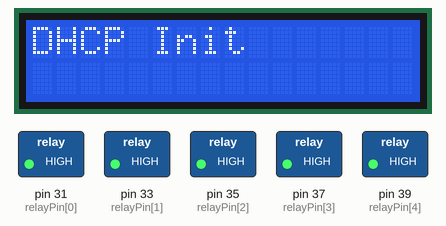
This sketch was run on a simulated Arduino Mega 2560, built with avr-gcc and run on an emulated ATmega2560. Parts: 16×2 character LCD, switched loads named in the sketch (green lamp = pin HIGH). WiFi joins after 1.5 s; servers stay silent unless stated; what the sketch prints to the serial monitor is not drawn.

Above: at 0.1 s.
At 1.6 s:
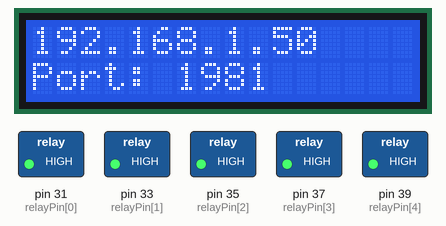

The sketch:

ethernet_tcp_relay.ino
```cpp
#include <SPI.h>
#include <Ethernet.h>
//#include <EthernetUdp.h>
#include <LiquidCrystal.h>

const byte LCD_RS = 48; const byte LCD_E = 49;
const byte LCD_D4 = 44; const byte LCD_D5 = 45;
const byte LCD_D6 = 46; const byte LCD_D7 = 47;

int RELAY_ON = LOW;
int RELAY_OFF = HIGH;
int relayPin[] = {31, 33, 35, 37, 39};
boolean relayState[] = {RELAY_OFF, RELAY_OFF, RELAY_OFF, RELAY_OFF, RELAY_OFF};
const int pinsConnected = 5;
byte mac[] = { 0xEE, 0xAD, 0xBE, 0xEF, 0xFE, 0xED };
IPAddress ip(192, 168, 1, 177);
IPAddress gateway(192,168,1, 1);
IPAddress subnet(255, 255, 0, 0);

unsigned long port = 1981;

char packetBuffer[UDP_TX_PACKET_MAX_SIZE];

EthernetServer server(port);

boolean alreadyConnected = false; // whether or not the client was connected previously

LiquidCrystal lcd(LCD_RS, LCD_E, LCD_D4, LCD_D5, LCD_D6, LCD_D7);

void setup() {
  lcd.begin(16, 2);
  initRelay();
  initDHCPNetwork();
  printNetworkInfo();

  Serial.begin(115200);

  Serial.print("Relay server address:");
  Serial.println(Ethernet.localIP());
}

void printNetworkInfo() {
  lcd.clear();
  lcd.print(Ethernet.localIP()[0], DEC);
  lcd.print(".");
  lcd.print(Ethernet.localIP()[1], DEC);
  lcd.print(".");
  lcd.print(Ethernet.localIP()[2], DEC);
  lcd.print(".");
  lcd.print(Ethernet.localIP()[3], DEC);
  lcd.setCursor(0, 1);
  lcd.print("Port: ");
  lcd.print(port, DEC);
}

void initStaticNetwork() {
  Ethernet.begin(mac, ip, gateway, subnet);
  server.begin();
}

void initDHCPNetwork() {
  lcd.clear();
  lcd.setCursor(0, 0);
  lcd.print("DHCP Init");
  if (Ethernet.begin(mac)==0) {
    lcd.setCursor(0, 0);
    lcd.print("DHCP failure");
    lcd.setCursor(0, 1);
    lcd.print("Cannot obtain IP");
    for(;;) ;
  }
}

void initRelay() {
  lcd.setCursor(0,0);
  lcd.print("Relay Pins Init");
  for (int i=0; i<pinsConnected; i++) {
    pinMode(relayPin[i], OUTPUT);
    digitalWrite(relayPin[i], RELAY_OFF);
  }
}

void loop() {
  // wait for a new client:
  EthernetClient client = server.available();
  // when the client sends the first byte, say hello:
  if (client) {
  if (!alreadyConnected) {
      // clead out the input buffer:
      client.flush();
      Serial.println("We have a new client");
      client.println("Hello, client!");
      alreadyConnected = true;
    }

    if (client.available() > 0) {
      // read the bytes incoming from the client:
      char thisChar = client.read();
      // echo the bytes back to the client:
      server.write(thisChar);
      // echo the bytes to the server as well:
      Serial.write(thisChar);
      int relayInput = thisChar - 49;
      if (relayInput>=0 && relayInput<pinsConnected) {
          boolean state = relayState[relayInput];
          state = !state;
          Serial.print("Setting pin ");
          Serial.print(relayInput, DEC);
          Serial.print(" to ");
          Serial.println(state, BIN);
          relayState[relayInput] = state;
      }
    }

    activateRelays();
  }
}

void activateRelays() {
  for (int i=0; i<pinsConnected; i++) {
    digitalWrite(relayPin[i], relayState[i]);
  }
}
```
